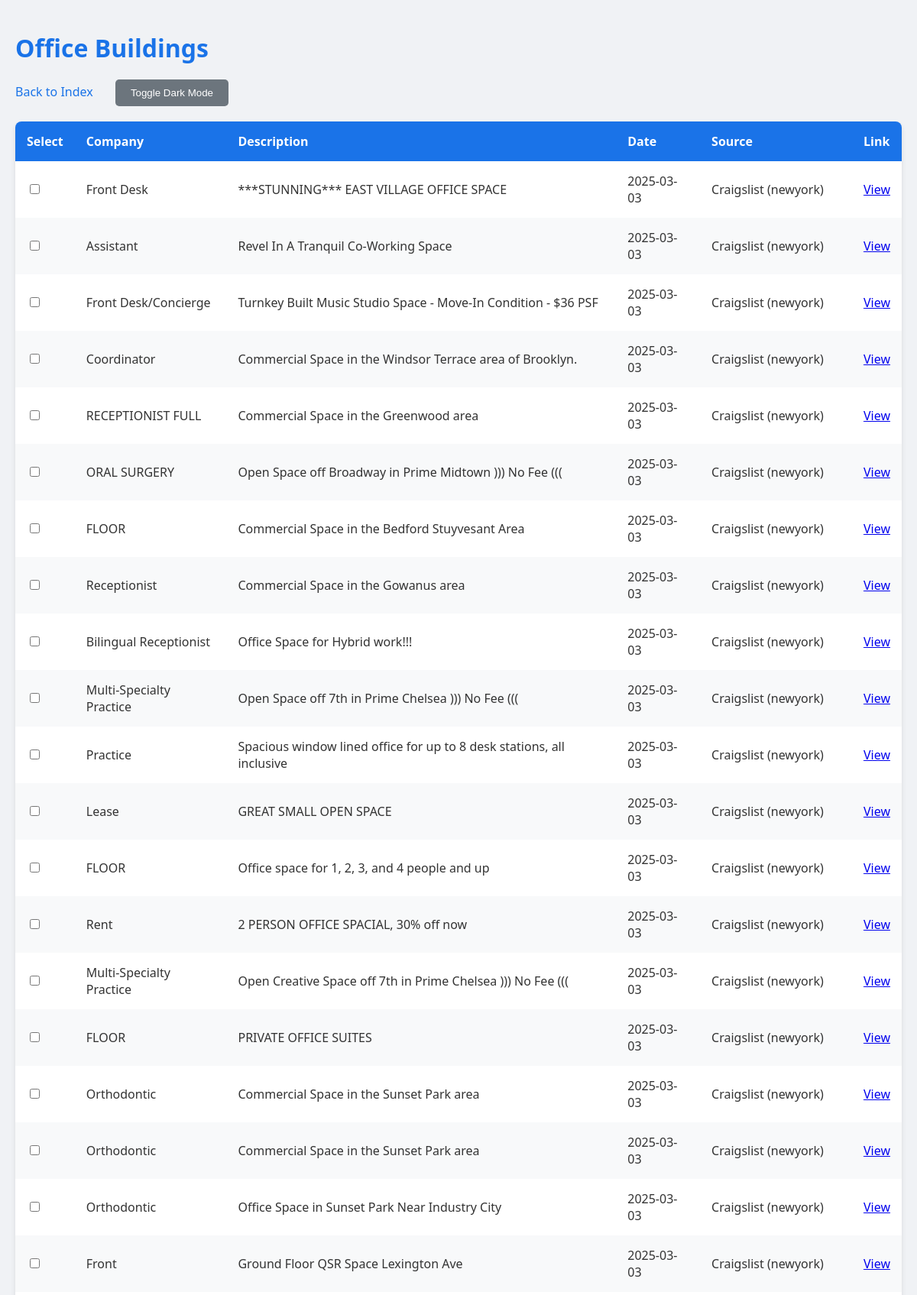
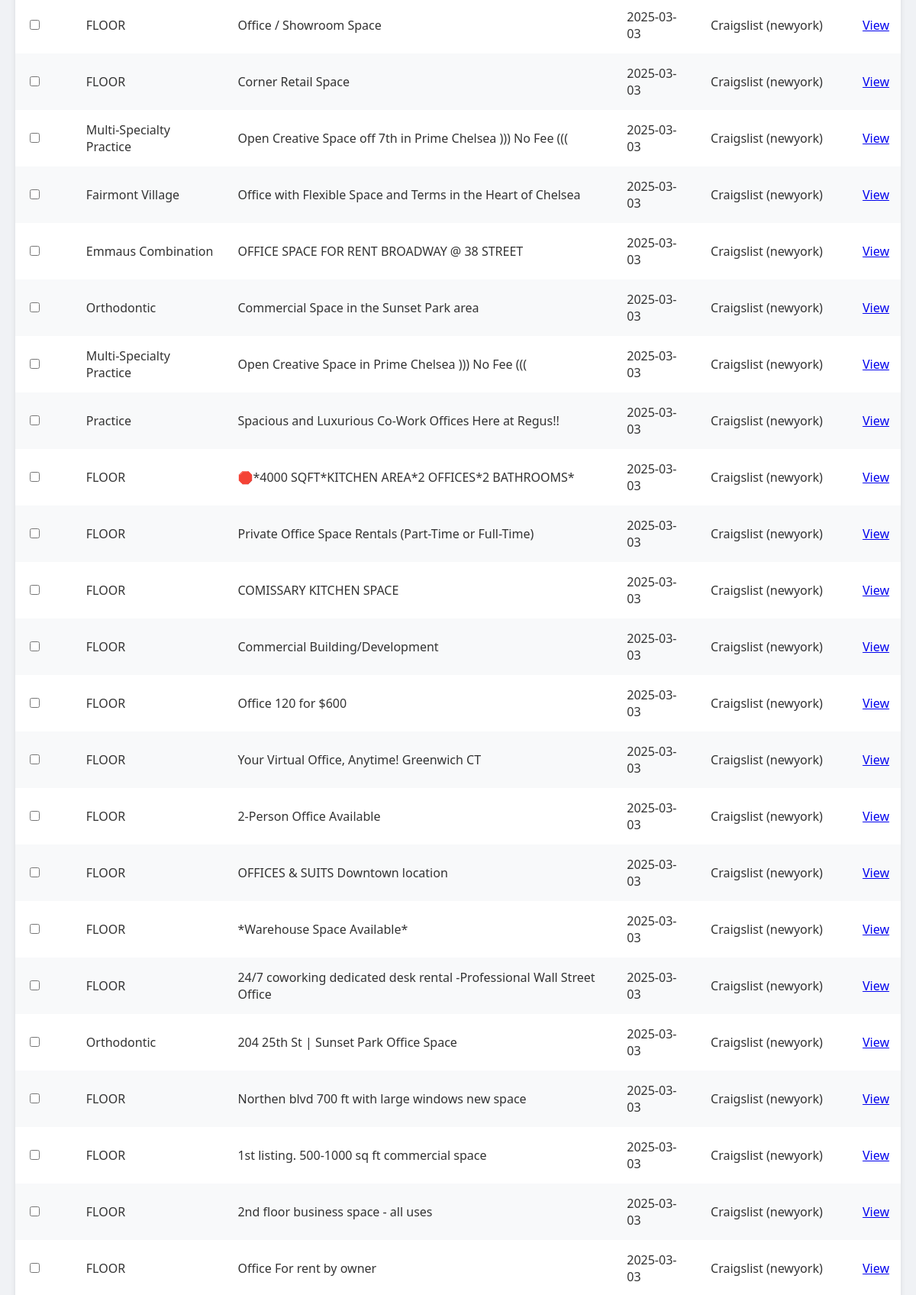
The page /offices (upper part) on the database its author committed (2 pictures, top to bottom).
### tables this page shows
CREATE TABLE office_buildings (
            signal_id INTEGER PRIMARY KEY,
            company_id INTEGER,
            signal_type TEXT,
            description TEXT,
            date TEXT,
            url TEXT,
            source TEXT,
            contacted INTEGER DEFAULT 0,
            FOREIGN KEY (company_id) REFERENCES companies(company_id)
        );

### app.py (the view)
@app.route('/offices')
def offices_dashboard():
    conn = sqlite3.connect('data/abm_tool.db')
    c = conn.cursor()
    c.execute("SELECT DISTINCT i.signal_id, c.name, i.description, i.date, i.url, i.source, i.contacted FROM office_buildings i JOIN companies c ON i.company_id = c.company_id ORDER BY i.date DESC")
    signals = c.fetchall()
    conn.close()
    print(f"Office buildings fetched: {len(signals)}")  # Debug
    return render_template('dashboard.html', signals=signals, signal_type='Offices', title='Office Buildings')

### templates/dashboard.html (shortened to what this page needs)
<!DOCTYPE html>
<html lang="en">
  <head>
  </head>
  <body>
    <div class="container">
      <h1>{{ title }}</h1>
      <div class="nav">
        <a href="/">Back to Index</a>
        <button class="btn dark-mode-toggle" onclick="toggleDarkMode()">
          Toggle Dark Mode
        </button>
      </div>
      <form method="POST" action="/delete">
        <table>
          <thead>
            <tr>
              <th>Select</th>
              <th>Company</th>
              <th>Description</th>
              <th>Date</th>
              <th>
                {% if signal_type == 'Craigslist' %}City{% else %}Source{% endif
                %}
              </th>
              <th>Link</th>
            </tr>
          </thead>
          <tbody>
            {% for signal in signals %}
            <tr>
              <td>
                <input
                  type="checkbox"
                  name="signal_ids"
                  value="{{ signal[0] }}"
                />
              </td>
              <td>{{ signal[1] }}</td>
              <td class="description">{{ signal[2] }}</td>
              <td>{{ signal[3] }}</td>
              <td>{{ signal[5] }}</td>
              <td><a href="{{ signal[4] }}" target="_blank">View</a></td>
            </tr>
            {% endfor %}
          </tbody>
        </table>
        <br />
      </form>
    </div>
  </body>
</html>

### templates/dashboard.html (style rules this page uses)
body { font-family: "Segoe UI", Tahoma, Geneva, Verdana, sans-serif; background: #f0f2f5; color: #333; margin: 0; padding: 20px; transition: background 0.3s, color 0.3s; }
.container { max-width: 1200px; margin: 0 auto; }
h1 { font-size: 2em; margin-bottom: 20px; color: #1a73e8; }
.nav { margin-bottom: 20px; }
.nav a { color: #1a73e8; text-decoration: none; font-weight: 500; margin-right: 15px; }
table { width: 100%; border-collapse: collapse; background: white; box-shadow: 0 4px 6px rgba(0, 0, 0, 0.1); border-radius: 8px; overflow: hidden; }
th, td { padding: 15px; text-align: left; }
th { background: #1a73e8; color: white; font-weight: 600; }
tr:nth-child(even) { background: #f8f9fa; }
.description { max-width: 500px; word-wrap: break-word; }
.btn { padding: 10px 20px; border: none; border-radius: 5px; cursor: pointer; font-weight: 500; transition: background 0.2s; }
.dark-mode-toggle { background: #6c757d; color: white; margin-left: 10px; }

### rows shown on the page
office_buildings: signal "Front Desk", description "***STUNNING*** EAST VILLAGE OFFICE SPACE", date "2025-03-03", source "Craigslist (newyork)"
office_buildings: signal "Assistant", description "Revel In A Tranquil Co-Working Space", date "2025-03-03", source "Craigslist (newyork)"
office_buildings: signal "Front Desk/Concierge", description "Turnkey Built Music Studio Space - Move-In Condition - $36 PSF", date "2025-03-03", source "Craigslist (newyork)"
office_buildings: signal "Coordinator", description "Commercial Space in the Windsor Terrace area of Brooklyn.", date "2025-03-03", source "Craigslist (newyork)"
office_buildings: signal "RECEPTIONIST FULL", description "Commercial Space in the Greenwood area", date "2025-03-03", source "Craigslist (newyork)"
office_buildings: signal "ORAL SURGERY", description "Open Space off Broadway in Prime Midtown ))) No Fee (((", date "2025-03-03", source "Craigslist (newyork)"
office_buildings: signal "FLOOR", description "Commercial Space in the Bedford Stuyvesant Area", date "2025-03-03", source "Craigslist (newyork)"
office_buildings: signal "Receptionist", description "Commercial Space in the Gowanus area", date "2025-03-03", source "Craigslist (newyork)"
office_buildings: signal "Bilingual Receptionist", description "Office Space for Hybrid work!!!", date "2025-03-03", source "Craigslist (newyork)"
office_buildings: signal "Multi-Specialty Practice", description "Open Space off 7th in Prime Chelsea ))) No Fee (((", date "2025-03-03", source "Craigslist (newyork)"
office_buildings: signal "Practice", description "Spacious window lined office for up to 8 desk stations, all inclusive", date "2025-03-03", source "Craigslist (newyork)"
office_buildings: signal "Lease", description "GREAT SMALL OPEN SPACE", date "2025-03-03", source "Craigslist (newyork)"
office_buildings: signal "FLOOR", description "Office space for 1, 2, 3, and 4 people and up", date "2025-03-03", source "Craigslist (newyork)"
office_buildings: signal "Rent", description "2 PERSON OFFICE SPACIAL, 30% off now", date "2025-03-03", source "Craigslist (newyork)"
office_buildings: signal "Multi-Specialty Practice", description "Open Creative Space off 7th in Prime Chelsea ))) No Fee (((", date "2025-03-03", source "Craigslist (newyork)"
office_buildings: signal "FLOOR", description "PRIVATE OFFICE SUITES", date "2025-03-03", source "Craigslist (newyork)"
office_buildings: signal "Orthodontic", description "Commercial Space in the Sunset Park area", date "2025-03-03", source "Craigslist (newyork)"
office_buildings: signal "Orthodontic", description "Commercial Space in the Sunset Park area", date "2025-03-03", source "Craigslist (newyork)"
office_buildings: signal "Orthodontic", description "Office Space in Sunset Park Near Industry City", date "2025-03-03", source "Craigslist (newyork)"
office_buildings: signal "Front", description "Ground Floor QSR Space Lexington Ave", date "2025-03-03", source "Craigslist (newyork)"
office_buildings: signal "FLOOR", description "Office / Showroom Space", date "2025-03-03", source "Craigslist (newyork)"
office_buildings: signal "FLOOR", description "Corner Retail Space", date "2025-03-03", source "Craigslist (newyork)"
office_buildings: signal "Multi-Specialty Practice", description "Open Creative Space off 7th in Prime Chelsea ))) No Fee (((", date "2025-03-03", source "Craigslist (newyork)"
office_buildings: signal "Fairmont Village", description "Office with Flexible Space and Terms in the Heart of Chelsea", date "2025-03-03", source "Craigslist (newyork)"
office_buildings: signal "Emmaus Combination", description "OFFICE SPACE FOR RENT BROADWAY @ 38 STREET", date "2025-03-03", source "Craigslist (newyork)"
office_buildings: signal "Orthodontic", description "Commercial Space in the Sunset Park area", date "2025-03-03", source "Craigslist (newyork)"
office_buildings: signal "Multi-Specialty Practice", description "Open Creative Space in Prime Chelsea ))) No Fee (((", date "2025-03-03", source "Craigslist (newyork)"
office_buildings: signal "Practice", description "Spacious and Luxurious Co-Work Offices Here at Regus!!", date "2025-03-03", source "Craigslist (newyork)"
office_buildings: signal "FLOOR", description "🛑*4000 SQFT*KITCHEN AREA*2 OFFICES*2 BATHROOMS*", date "2025-03-03", source "Craigslist (newyork)"
office_buildings: signal "FLOOR", description "Private Office Space Rentals (Part-Time or Full-Time)", date "2025-03-03", source "Craigslist (newyork)"
office_buildings: signal "FLOOR", description "COMISSARY KITCHEN SPACE", date "2025-03-03", source "Craigslist (newyork)"
office_buildings: signal "FLOOR", description "Commercial Building/Development", date "2025-03-03", source "Craigslist (newyork)"
office_buildings: signal "FLOOR", description "Office 120 for $600", date "2025-03-03", source "Craigslist (newyork)"
office_buildings: signal "FLOOR", description "Your Virtual Office, Anytime! Greenwich CT", date "2025-03-03", source "Craigslist (newyork)"
office_buildings: signal "FLOOR", description "2-Person Office Available", date "2025-03-03", source "Craigslist (newyork)"
office_buildings: signal "FLOOR", description "OFFICES & SUITS Downtown location", date "2025-03-03", source "Craigslist (newyork)"
office_buildings: signal "FLOOR", description "*Warehouse Space Available*", date "2025-03-03", source "Craigslist (newyork)"
office_buildings: signal "FLOOR", description "24/7 coworking dedicated desk rental -Professional Wall Street Office", date "2025-03-03", source "Craigslist (newyork)"
office_buildings: signal "Orthodontic", description "204 25th St | Sunset Park Office Space", date "2025-03-03", source "Craigslist (newyork)"
office_buildings: signal "FLOOR", description "Northen blvd 700 ft with large windows new space", date "2025-03-03", source "Craigslist (newyork)"
office_buildings: signal "FLOOR", description "1st listing. 500-1000 sq ft commercial space", date "2025-03-03", source "Craigslist (newyork)"
office_buildings: signal "FLOOR", description "2nd floor business space - all uses", date "2025-03-03", source "Craigslist (newyork)"
office_buildings: signal "FLOOR", description "Office For rent by owner", date "2025-03-03", source "Craigslist (newyork)"

### other values the page prints
{{ title }} "Office Buildings"
